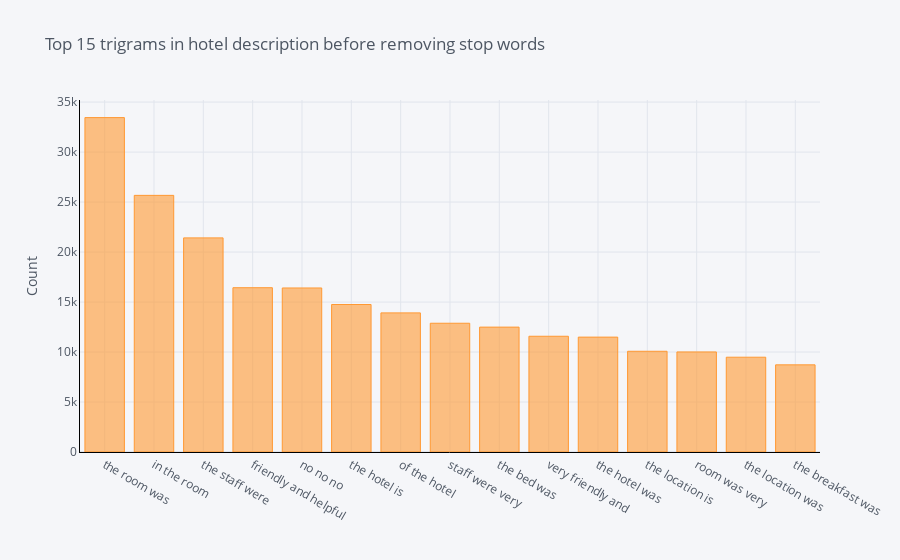

Source (notebook cell):
### Markdown cell above
## Tri-gram Text Visualisation

### Without stopwords

### Code cell
#tri-gram before stop words


common_words = get_top_n_words(hotel_review['review_text'], 15,y=(3,3))
df7 = pd.DataFrame(common_words, columns = ['review_text' , 'count'])
df7.groupby('review_text').sum()['count'].sort_values(ascending=False).iplot(kind='bar', yTitle='Count', linecolor='black', title='Top 15 trigrams in hotel description before removing stop words')

### Figure 1 — Plotly figure (JSON) as saved in the notebook; plotly's stock layout.template omitted (floating-point values rounded to 4 significant figures)
{"data": [{"marker": {"color": "rgba(255, 153, 51, 0.6)", "line": {"color": "rgba(255, 153, 51, 1.0)", "width": 1}}, "name": "count", "orientation": "v", "text": "", "type": "bar", "x": ["the room was", "in the room", "the staff were", "friendly and helpful", "no no no", "the hotel is", "of the hotel", "staff were very", "the bed was", "very friendly and", "the hotel was", "the location is", "room was very", "the location was", "the breakfast was"], "y": [33448, 25670, 21417, 16433, 16407, 14753, 13915, 12879, 12491, 11577, 11491, 10074, 10008, 9481, 8717]}], "layout": {"legend": {"bgcolor": "#F5F6F9", "font": {"color": "#4D5663"}}, "paper_bgcolor": "#F5F6F9", "plot_bgcolor": "#F5F6F9", "title": {"font": {"color": "#4D5663"}, "text": "Top 15 trigrams in hotel description before removing stop words"}, "xaxis": {"gridcolor": "#E1E5ED", "linecolor": "black", "showgrid": true, "tickfont": {"color": "#4D5663"}, "title": {"font": {"color": "#4D5663"}, "text": ""}, "zerolinecolor": "#E1E5ED"}, "yaxis": {"gridcolor": "#E1E5ED", "linecolor": "black", "showgrid": true, "tickfont": {"color": "#4D5663"}, "title": {"font": {"color": "#4D5663"}, "text": "Count"}, "zerolinecolor": "#E1E5ED"}}}
